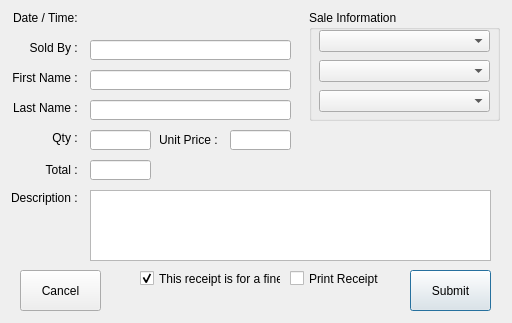
<?xml version="1.0" encoding="UTF-8"?>
<ui version="4.0">
 <class>BookReceipts</class>
 <widget class="QDialog" name="BookReceipts">
  <property name="geometry">
   <rect>
    <x>0</x>
    <y>0</y>
    <width>512</width>
    <height>323</height>
   </rect>
  </property>
  <property name="windowTitle">
   <string>Library Receipts</string>
  </property>
  <widget class="QLabel" name="label">
   <property name="geometry">
    <rect>
     <x>10</x>
     <y>10</y>
     <width>71</width>
     <height>16</height>
    </rect>
   </property>
   <property name="text">
    <string>Date / Time: </string>
   </property>
   <property name="alignment">
    <set>Qt::AlignRight|Qt::AlignTrailing|Qt::AlignVCenter</set>
   </property>
  </widget>
  <widget class="QLabel" name="dateTimeLabel">
   <property name="geometry">
    <rect>
     <x>80</x>
     <y>10</y>
     <width>101</width>
     <height>16</height>
    </rect>
   </property>
   <property name="text">
    <string/>
   </property>
  </widget>
  <widget class="QLabel" name="label_2">
   <property name="geometry">
    <rect>
     <x>10</x>
     <y>40</y>
     <width>71</width>
     <height>16</height>
    </rect>
   </property>
   <property name="text">
    <string>Sold By : </string>
   </property>
   <property name="alignment">
    <set>Qt::AlignRight|Qt::AlignTrailing|Qt::AlignVCenter</set>
   </property>
  </widget>
  <widget class="QLineEdit" name="seller">
   <property name="geometry">
    <rect>
     <x>90</x>
     <y>40</y>
     <width>201</width>
     <height>20</height>
    </rect>
   </property>
  </widget>
  <widget class="QGroupBox" name="groupBox">
   <property name="geometry">
    <rect>
     <x>309</x>
     <y>10</y>
     <width>191</width>
     <height>111</height>
    </rect>
   </property>
   <property name="title">
    <string>Sale Information</string>
   </property>
   <widget class="QComboBox" name="transactionType">
    <property name="geometry">
     <rect>
      <x>10</x>
      <y>20</y>
      <width>171</width>
      <height>22</height>
     </rect>
    </property>
   </widget>
   <widget class="QComboBox" name="department">
    <property name="geometry">
     <rect>
      <x>10</x>
      <y>50</y>
      <width>171</width>
      <height>22</height>
     </rect>
    </property>
   </widget>
   <widget class="QComboBox" name="transactionCode">
    <property name="geometry">
     <rect>
      <x>10</x>
      <y>80</y>
      <width>171</width>
      <height>22</height>
     </rect>
    </property>
   </widget>
  </widget>
  <widget class="QLineEdit" name="firstName">
   <property name="geometry">
    <rect>
     <x>90</x>
     <y>70</y>
     <width>201</width>
     <height>20</height>
    </rect>
   </property>
  </widget>
  <widget class="QLineEdit" name="lastName">
   <property name="geometry">
    <rect>
     <x>90</x>
     <y>100</y>
     <width>201</width>
     <height>20</height>
    </rect>
   </property>
  </widget>
  <widget class="QLabel" name="label_3">
   <property name="geometry">
    <rect>
     <x>10</x>
     <y>70</y>
     <width>71</width>
     <height>16</height>
    </rect>
   </property>
   <property name="text">
    <string>First Name : </string>
   </property>
   <property name="alignment">
    <set>Qt::AlignRight|Qt::AlignTrailing|Qt::AlignVCenter</set>
   </property>
  </widget>
  <widget class="QLabel" name="label_4">
   <property name="geometry">
    <rect>
     <x>10</x>
     <y>100</y>
     <width>71</width>
     <height>16</height>
    </rect>
   </property>
   <property name="text">
    <string>Last Name : </string>
   </property>
   <property name="alignment">
    <set>Qt::AlignRight|Qt::AlignTrailing|Qt::AlignVCenter</set>
   </property>
  </widget>
  <widget class="QLabel" name="label_5">
   <property name="geometry">
    <rect>
     <x>10</x>
     <y>130</y>
     <width>71</width>
     <height>16</height>
    </rect>
   </property>
   <property name="text">
    <string>Qty : </string>
   </property>
   <property name="alignment">
    <set>Qt::AlignRight|Qt::AlignTrailing|Qt::AlignVCenter</set>
   </property>
  </widget>
  <widget class="QLineEdit" name="quantity">
   <property name="geometry">
    <rect>
     <x>90</x>
     <y>130</y>
     <width>61</width>
     <height>20</height>
    </rect>
   </property>
  </widget>
  <widget class="QLabel" name="label_6">
   <property name="geometry">
    <rect>
     <x>40</x>
     <y>160</y>
     <width>41</width>
     <height>20</height>
    </rect>
   </property>
   <property name="text">
    <string>Total : </string>
   </property>
   <property name="alignment">
    <set>Qt::AlignRight|Qt::AlignTrailing|Qt::AlignVCenter</set>
   </property>
  </widget>
  <widget class="QLineEdit" name="total">
   <property name="geometry">
    <rect>
     <x>90</x>
     <y>160</y>
     <width>61</width>
     <height>20</height>
    </rect>
   </property>
  </widget>
  <widget class="QPlainTextEdit" name="description">
   <property name="geometry">
    <rect>
     <x>90</x>
     <y>190</y>
     <width>401</width>
     <height>71</height>
    </rect>
   </property>
  </widget>
  <widget class="QLabel" name="label_7">
   <property name="geometry">
    <rect>
     <x>10</x>
     <y>190</y>
     <width>71</width>
     <height>16</height>
    </rect>
   </property>
   <property name="text">
    <string>Description : </string>
   </property>
   <property name="alignment">
    <set>Qt::AlignRight|Qt::AlignTrailing|Qt::AlignVCenter</set>
   </property>
  </widget>
  <widget class="QLabel" name="label_8">
   <property name="geometry">
    <rect>
     <x>160</x>
     <y>130</y>
     <width>61</width>
     <height>20</height>
    </rect>
   </property>
   <property name="text">
    <string>Unit Price : </string>
   </property>
   <property name="alignment">
    <set>Qt::AlignRight|Qt::AlignTrailing|Qt::AlignVCenter</set>
   </property>
  </widget>
  <widget class="QLineEdit" name="unitPrice">
   <property name="geometry">
    <rect>
     <x>230</x>
     <y>130</y>
     <width>61</width>
     <height>20</height>
    </rect>
   </property>
  </widget>
  <widget class="QPushButton" name="submitButton">
   <property name="geometry">
    <rect>
     <x>410</x>
     <y>270</y>
     <width>81</width>
     <height>41</height>
    </rect>
   </property>
   <property name="text">
    <string>Submit</string>
   </property>
  </widget>
  <widget class="QPushButton" name="cancelButton">
   <property name="geometry">
    <rect>
     <x>20</x>
     <y>270</y>
     <width>81</width>
     <height>41</height>
    </rect>
   </property>
   <property name="text">
    <string>Cancel</string>
   </property>
  </widget>
  <widget class="QCheckBox" name="printReceiptCheckBox">
   <property name="geometry">
    <rect>
     <x>290</x>
     <y>270</y>
     <width>111</width>
     <height>17</height>
    </rect>
   </property>
   <property name="text">
    <string>Print Receipt</string>
   </property>
  </widget>
  <widget class="QCheckBox" name="fineCheckBox">
   <property name="geometry">
    <rect>
     <x>140</x>
     <y>270</y>
     <width>141</width>
     <height>17</height>
    </rect>
   </property>
   <property name="text">
    <string>This receipt is for a fine</string>
   </property>
   <property name="checked">
    <bool>true</bool>
   </property>
  </widget>
 </widget>
 <tabstops>
  <tabstop>seller</tabstop>
  <tabstop>firstName</tabstop>
  <tabstop>lastName</tabstop>
  <tabstop>quantity</tabstop>
  <tabstop>unitPrice</tabstop>
  <tabstop>total</tabstop>
  <tabstop>transactionType</tabstop>
  <tabstop>department</tabstop>
  <tabstop>transactionCode</tabstop>
  <tabstop>description</tabstop>
  <tabstop>cancelButton</tabstop>
  <tabstop>printReceiptCheckBox</tabstop>
  <tabstop>submitButton</tabstop>
 </tabstops>
 <resources/>
 <connections/>
</ui>
